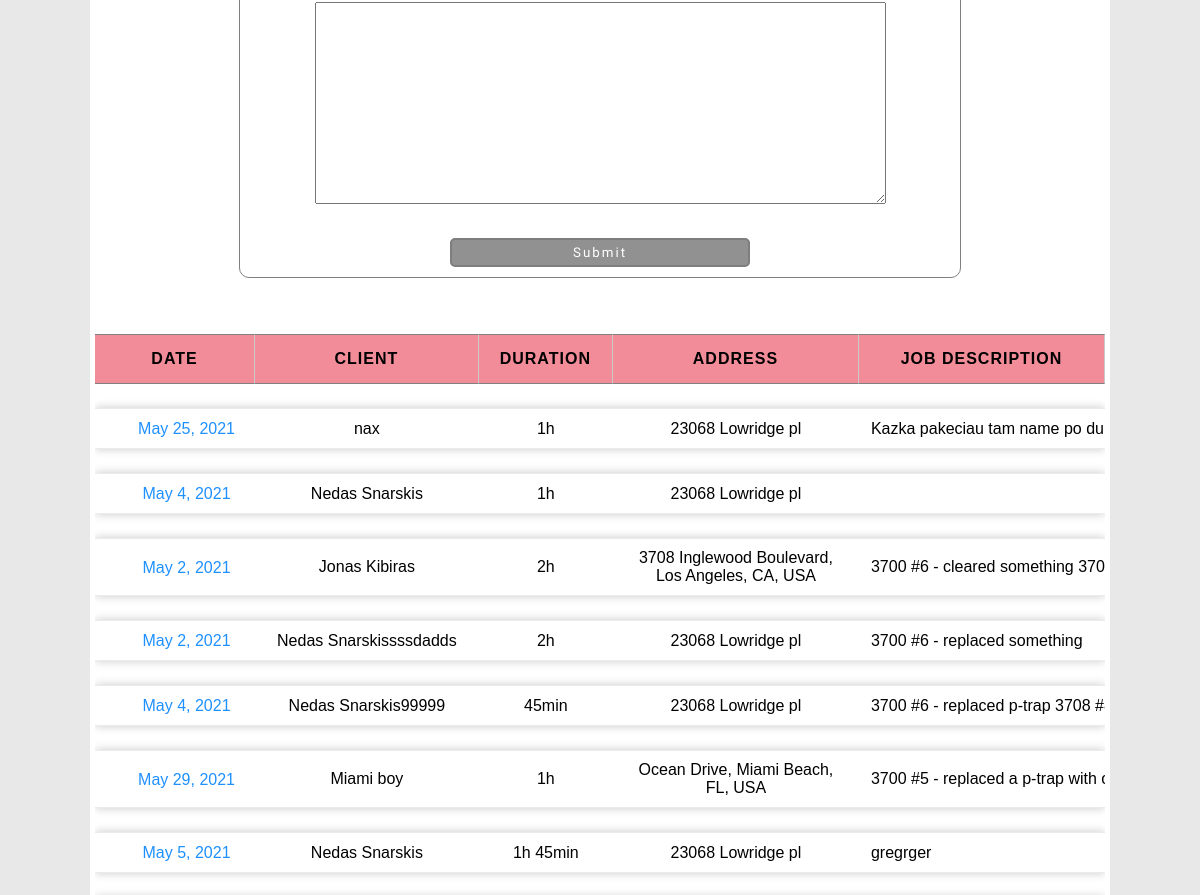
Before: / (signed in, middle part) with the older database file.
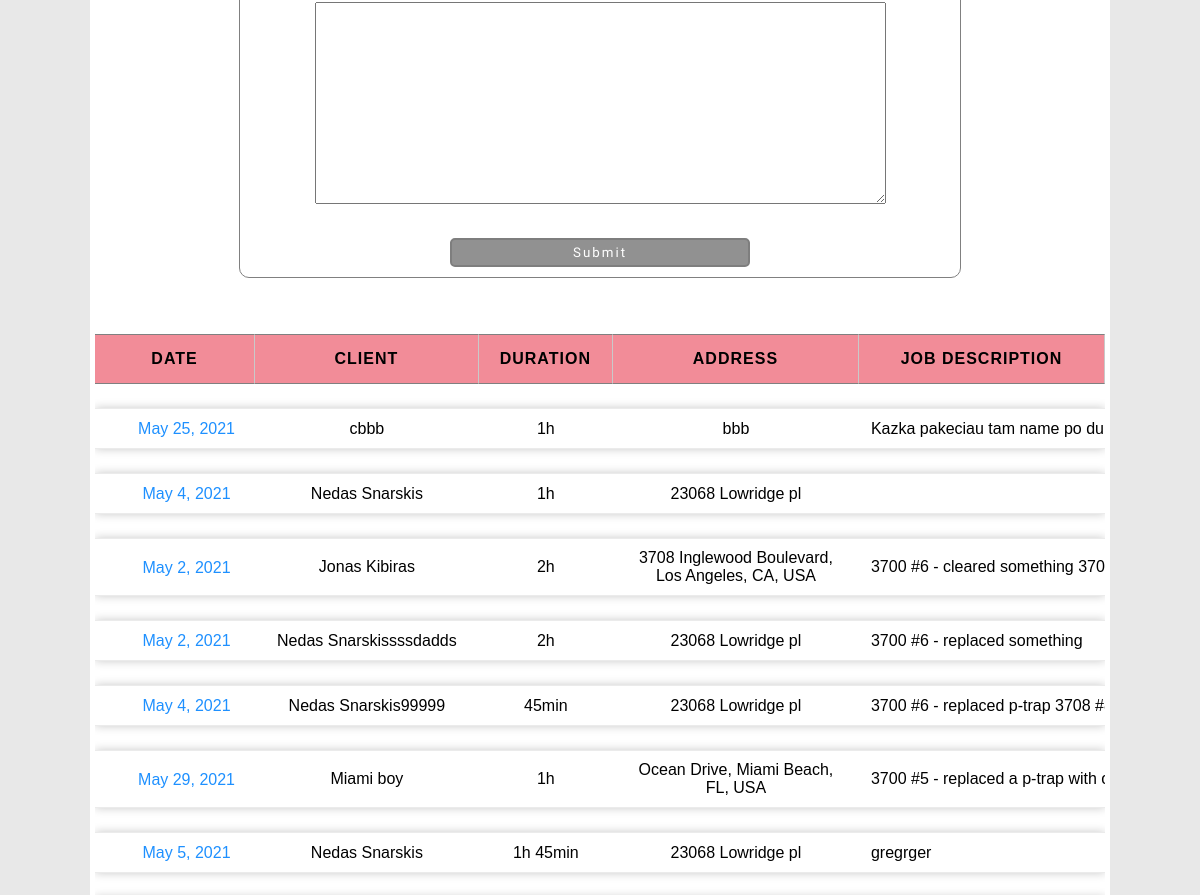
After: the same page with the newer database file.
### JobTrackingApp/models.py (models this page shows, shortened)
class ScheduleEvent(models.Model):
    date = models.DateField()
    duration = models.CharField(
        max_length=100,
        validators=[validate_duration],
        blank=True,
    )
    work_order = models.CharField(
        default="-",
        max_length=20,
    )
    client = models.ForeignKey(Client, on_delete=models.CASCADE)
    description = models.TextField(max_length=2000, blank=True)

class Client(models.Model):
    user = models.ForeignKey(User, on_delete=models.CASCADE)
    name = models.CharField(max_length=30)
    address = models.CharField(max_length=60)
    phone_number = models.CharField(blank=True, max_length=30)
    email_address = models.EmailField(blank=True, max_length=30)
    def __str__(self):
        return f"{self.name}"

### JobTrackingApp/views.py (the view, shortened to what this page needs)
# urls.py: path("", views.index, name="index"),
@login_required
def index(request):
    context = {}
    query = ""
    eventForm = EventForm(user=request.user)
    events = ScheduleEvent.objects.filter(client__user=request.user).order_by("-pk")
    searchForm = SearchForm(request.GET)
    if request.method == "GET":
        if searchForm.is_valid() and searchForm.cleaned_data["query"]:
            data = searchForm.cleaned_data
            query = data["query"]
            if query:
                events = events.filter(
                    Q(client__name__icontains=query)
                    | Q(description__icontains=query)
                    | Q(client__address__icontains=query)
                    | Q(work_order__icontains=query)
                )
    page_number = request.GET.get("page", 1)
    paginator = Paginator(events, 12)
    pageList = paginator.get_page(page_number)
    context["searchForm"] = searchForm
    context["search"] = query
    context["eventForm"] = eventForm
    context["paginator"] = paginator
    context["is_paginated"] = True
    context["page_obj"] = pageList
    return render(request, "JobTrackingApp/index.html", context)

### JobTrackingApp/forms.py
class SearchForm(forms.Form):
    query = forms.CharField(max_length=100, required=False)

class EventForm(ModelForm):
    date = forms.DateField(
        required=True,
        widget=forms.widgets.DateTimeInput(
            attrs={"type": "date", "placeholder": "mm/dd/yyyy"}
        ),
        error_messages={
            "invalid": "Enter a valid date. 'mm/dd/yyyy'",
        },
    )
    duration = forms.CharField(
        required=False,
        widget=forms.widgets.TextInput(attrs={"placeholder": "example: 2h45min"}),
    )
    class Meta:
        model = ScheduleEvent
        fields = ["date", "duration", "work_order", "client", "description"]
    def __init__(self, user, *args, **kwargs):
        super(EventForm, self).__init__(*args, **kwargs)
        self.fields["client"].queryset = Client.objects.filter(user=user)

### JobTrackingApp/templates/JobTrackingApp/index.html (shortened to what this page needs)
{% extends 'JobTrackingApp/base.html' %}
{% load static %}
{% block css %}
    <link rel="stylesheet" href="{% static 'css/index.css' %}">
{% endblock css %}
{% block content %}
    {% if request.user.is_authenticated %}
        <div class="createEventDiv">
            <form class="addEventForm" action='' method='POST'>
                <div class="wrapper2">
                    {% for field in eventForm %}
                        <div class="field">
                            <div class="flex-item flex-item3">{{ field }} </div>
                        </div>
                    {% endfor %}
                </div>
                <input class="button" type="submit" value="Submit">
            </form>
        </div>
        <table id='eventTable'>
            <tr class="table-header">
                <th>Date</th>
                <th>Client</th>
                <th>Duration</th>
                <th>Address</th>
                <th>Job description</th>
            </tr>
            {% for event in page_obj %}
                <tr class='table-row'>
                    <td data-name="Date"><a href="{% url 'editEvent' event.pk %}"></a>{{event.date}}</td>
                    <td data-name="Client">{{event.client.name}}</td>
                    <td data-name="Duration">{{event.duration}}</td>
                    <td data-name="Address">{{event.client.address}}</td>
                    <td data-name="Job Description" class="job-description">{{event.description}}</td>
                </tr>
            {% endfor %}
        </table>
    {% else %}
        <table>Please login</table>
    {% endif %}
{% endblock content %}

Changed rows visible on the page:
changed ScheduleEvent "Kazka pakeciau tam name po…": client.name "nax" → "cbbb"; client.address "23068 Lowridge pl" → "bbb"
